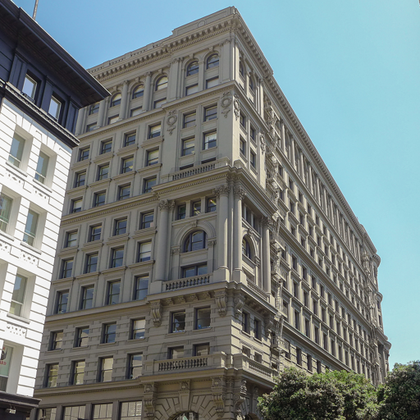
%> input picture github_repo/pics/img_014_SRF_2_HR.png, 420 x 420 px, shrunk from 512 x 512 before the run
$ octave canny.m   (GNU Octave 9; MATLAB toolbox functions it lacks are replaced by stand-ins)
%> lines starting %> are read from the running program, lines starting %| are printed output that depends on the picture
clc
clear all
I = imread('img_014_SRF_2_HR.png');
%> I is the input picture: size 420x420x3 uint8; mean R, G, B 119.4, 130.5, 130
I = rgb2gray(I);
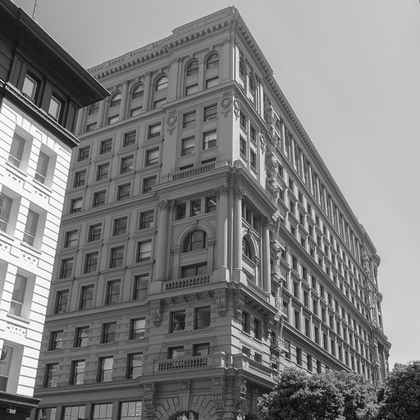
%> I: size 420x420 uint8; min 6, max 255, mean 127.1
%% Edge Detection
% [5 lines of commented-out code are left out]
Sobelx = [-1,0,1;-2,0,2;-1,0,1];
Sobely = Sobelx';
masky = [ -1, -1;  1, 1];
maskx = [ -1, 1; -1, 1];
cvy = conv2(Sobelx, I);
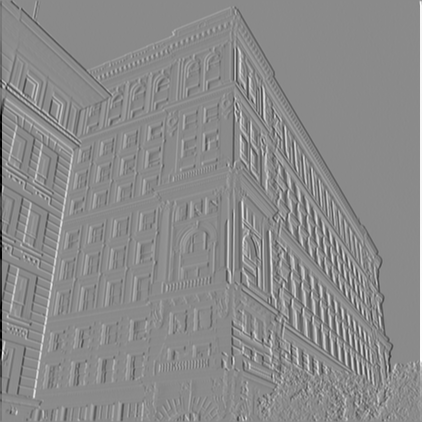
%> cvy: size 422x422 double; min -1011, max 848, mean 0; drawn with min black and max white
cvx = conv2(Sobely, I);
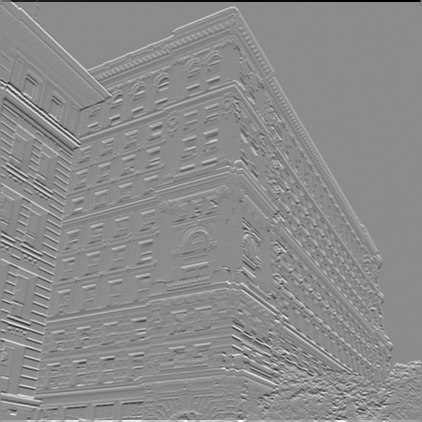
%> cvx: size 422x422 double; min -804, max 661, mean 0; drawn with min black and max white
amp = abs(cvx) + abs(cvy);%amplitude
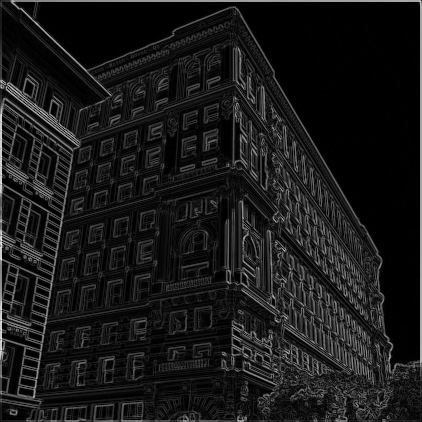
%> amp: size 422x422 double; min 0, max 1220, mean 121.5; drawn with min black and max white
% histogram(amp)
% take 7% to be pixel for lines
arr = reshape(amp,1,[]);
arr_sorted = sort(arr, 'descend');
l_arr = length(arr);
%> l_arr = 178084
thres = arr_sorted(int64(l_arr*0.2));
%> thres = 206
indamp = amp<=thres;
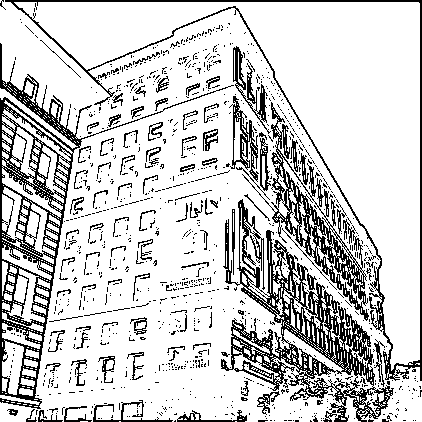
%> indamp: size 422x422 logical; 80.2% white; black in thin lines or dots
amp(indamp) = 0;%filter
% [6 lines of commented-out code are left out]
ang = atan2(cvy,cvx);
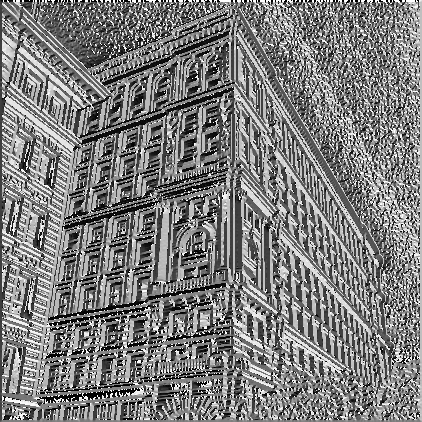
%> ang: size 422x422 double; min -3.14, max 3.14, mean -0.0457; drawn with min black and max white
ang(indamp) = -pi;
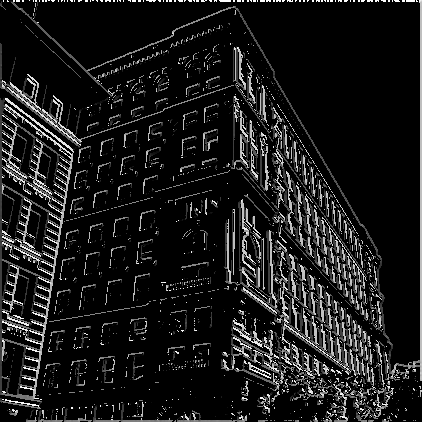
%> ang: size 422x422 double; min -3.14, max 3.14, mean -2.5; drawn with min black and max white
ang = ang + pi;
% figure
% %mesh(ang)
% imshow(ang,[])
%> (the run ends here)

$ run again, with github_repo/pics/img_005_SRF_4_HR.png copied over github_repo/pics/img_014_SRF_2_HR.png
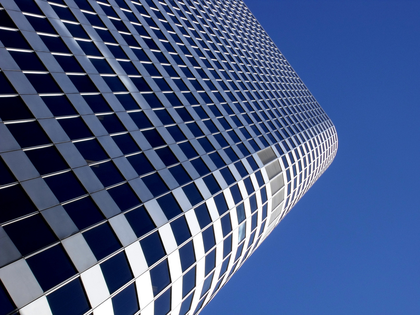
%> input picture github_repo/pics/img_005_SRF_4_HR.png, 420 x 315 px, shrunk from 1024 x 768 before the run
%> I is the input picture: size 315x420x3 uint8; mean R, G, B 68.4, 87.2, 131.3
%> I: size 315x420 uint8
%> thres = 338
%> `indamp = amp<=thres;`:
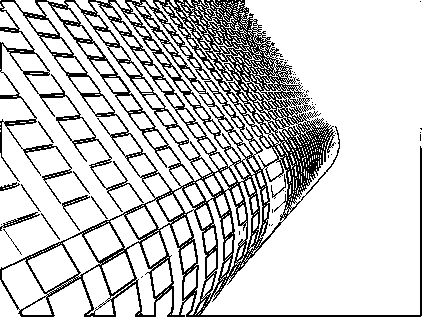
%> indamp: size 317x422 logical; 80.1% white; black in thin lines or dots
%> `ang(indamp) = -pi;`:
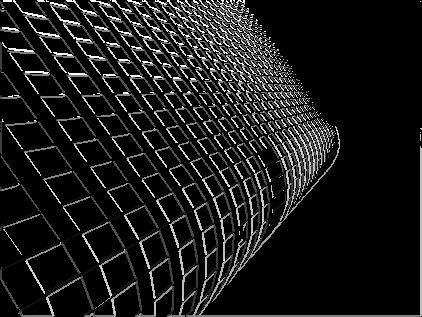
%> ang: size 317x422 double; min -3.14, max 3.14, mean -2.5; drawn with min black and max white
